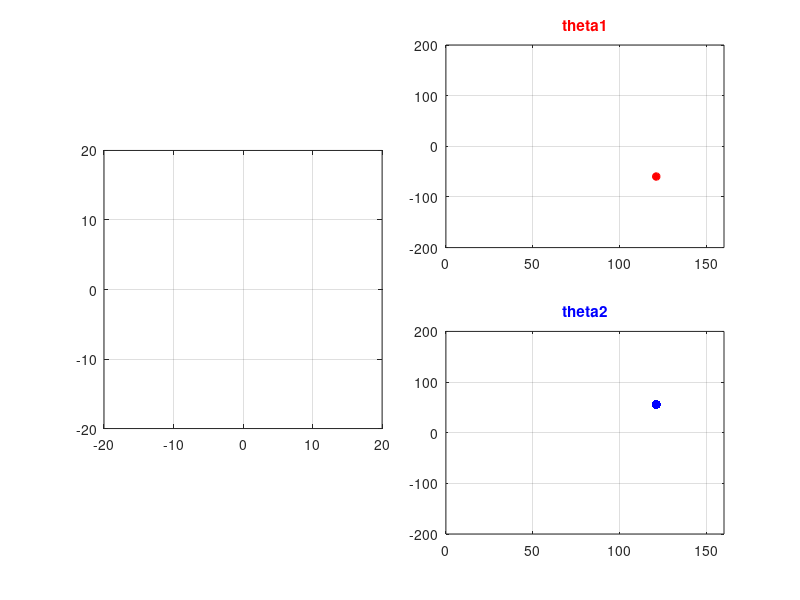

MATLAB code to generate this figure:
clc; clear; close all;

L1 = 8;
L2 = 16;
x2 = -8;
y2 =-8:-0.1:-20;                                                                                                                                                         

costh2 = (x2.^2 + y2.^2 -(L1^2+L2^2))/(2*L1*L2);
sinth2 = sqrt(1-costh2.^2);
th2 = atan2d(sinth2,costh2);
th1 = atan2d(y2,x2) + atan2d(L1+L2*cosd(th2),L2*sind(th2));
x1 = L1*sind(th1)
y1 = -L1*cosd(th1)

hf = figure;                            
ha = axes(hf);  


subplot(2,4,[1,2,5,6],ha)
a = plot(ha,[0 x1(1)],[0 y1(1)],'b','LineWidth',3);
hold on
b = plot(ha,[x1(1) x2(1)],[y1(1) y2(1)],'r','LineWidth',3);
grid(ha,'on');
set(ha,'XLim',[-20 20]);
set(ha,'YLim',[-20 20]);
axis(ha,'equal'); 

k1=subplot(2,4,[3,4]);
s = linspace(1,length(y2),length(y2));
c1 = plot(k1,s(1),th1(1),'*');
set(c1,'LineWidth',2,'Color','r');
title('theta1','Color','r');
grid on
axis([0 160 -200 200]);


k2 = subplot(2,4,[7,8]);
s1 = linspace(1,length(y2),length(y2));
d = plot(k2,s1(1),th2(1),'.');
set(d,'MarkerSize',20,'Color','b');
title('theta2','Color','b');
grid on
axis([0 160 -200 200]);

pause(1);

for i = 1:length(y2)

    set(a,'XData',[0 x1(i)],'YData',[0 y1(i)]);
        
    set(b,'XData',[x1(i) x2],'YData',[y1(i) y2(i)]);

    set(c1,'XData',s(i),'YData',th1(i));

    set(d,'XData',s1(i),'YData',th2(i));
   
    pause(0.05);

end

%%

delete(a)
delete(b)
    blue = sqrt((-19.6-x1).^2 + (-12.3 - y1).^2)
    red = sqrt((x2-x1).^2 + (y1 - y2).^2)

